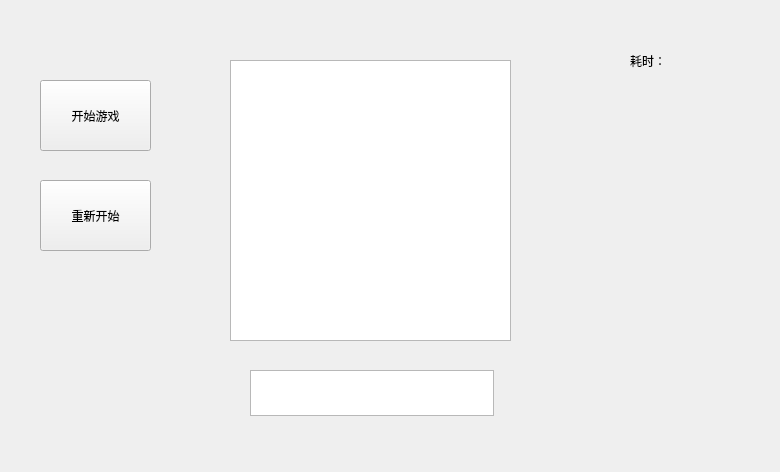
<?xml version="1.0" encoding="UTF-8"?>
<ui version="4.0">
 <class>MainWindow</class>
 <widget class="QWidget" name="MainWindow">
  <property name="geometry">
   <rect>
    <x>0</x>
    <y>0</y>
    <width>780</width>
    <height>472</height>
   </rect>
  </property>
  <property name="windowTitle">
   <string>Widget</string>
  </property>
  <widget class="QPushButton" name="beginGameBtn">
   <property name="geometry">
    <rect>
     <x>40</x>
     <y>80</y>
     <width>111</width>
     <height>71</height>
    </rect>
   </property>
   <property name="text">
    <string>开始游戏</string>
   </property>
   <property name="iconSize">
    <size>
     <width>32</width>
     <height>32</height>
    </size>
   </property>
  </widget>
  <widget class="QListWidget" name="deleteWidget">
   <property name="geometry">
    <rect>
     <x>250</x>
     <y>370</y>
     <width>244</width>
     <height>46</height>
    </rect>
   </property>
  </widget>
  <widget class="QWidget" name="horizontalLayoutWidget">
   <property name="geometry">
    <rect>
     <x>230</x>
     <y>60</y>
     <width>281</width>
     <height>281</height>
    </rect>
   </property>
   <layout class="QHBoxLayout" name="horizontalLayout">
    <item>
     <widget class="QTableWidget" name="goodsWidget">
      <property name="autoFillBackground">
       <bool>true</bool>
      </property>
      <attribute name="horizontalHeaderVisible">
       <bool>false</bool>
      </attribute>
      <attribute name="verticalHeaderVisible">
       <bool>false</bool>
      </attribute>
     </widget>
    </item>
   </layout>
  </widget>
  <widget class="QLabel" name="label">
   <property name="geometry">
    <rect>
     <x>0</x>
     <y>10</y>
     <width>781</width>
     <height>471</height>
    </rect>
   </property>
   <property name="text">
    <string/>
   </property>
   <property name="scaledContents">
    <bool>true</bool>
   </property>
  </widget>
  <widget class="QToolButton" name="remake">
   <property name="geometry">
    <rect>
     <x>40</x>
     <y>180</y>
     <width>111</width>
     <height>71</height>
    </rect>
   </property>
   <property name="text">
    <string>重新开始</string>
   </property>
  </widget>
  <widget class="QLabel" name="timelabel">
   <property name="geometry">
    <rect>
     <x>630</x>
     <y>40</y>
     <width>61</width>
     <height>41</height>
    </rect>
   </property>
   <property name="text">
    <string>耗时：</string>
   </property>
   <property name="textFormat">
    <enum>Qt::AutoText</enum>
   </property>
  </widget>
  <widget class="QLabel" name="timeshow">
   <property name="geometry">
    <rect>
     <x>680</x>
     <y>50</y>
     <width>81</width>
     <height>18</height>
    </rect>
   </property>
   <property name="text">
    <string/>
   </property>
  </widget>
  <widget class="QLabel" name="RankingLabel">
   <property name="geometry">
    <rect>
     <x>30</x>
     <y>270</y>
     <width>161</width>
     <height>161</height>
    </rect>
   </property>
   <property name="text">
    <string/>
   </property>
  </widget>
  <zorder>label</zorder>
  <zorder>beginGameBtn</zorder>
  <zorder>deleteWidget</zorder>
  <zorder>horizontalLayoutWidget</zorder>
  <zorder>remake</zorder>
  <zorder>timelabel</zorder>
  <zorder>timeshow</zorder>
  <zorder>RankingLabel</zorder>
 </widget>
 <resources/>
 <connections/>
</ui>
